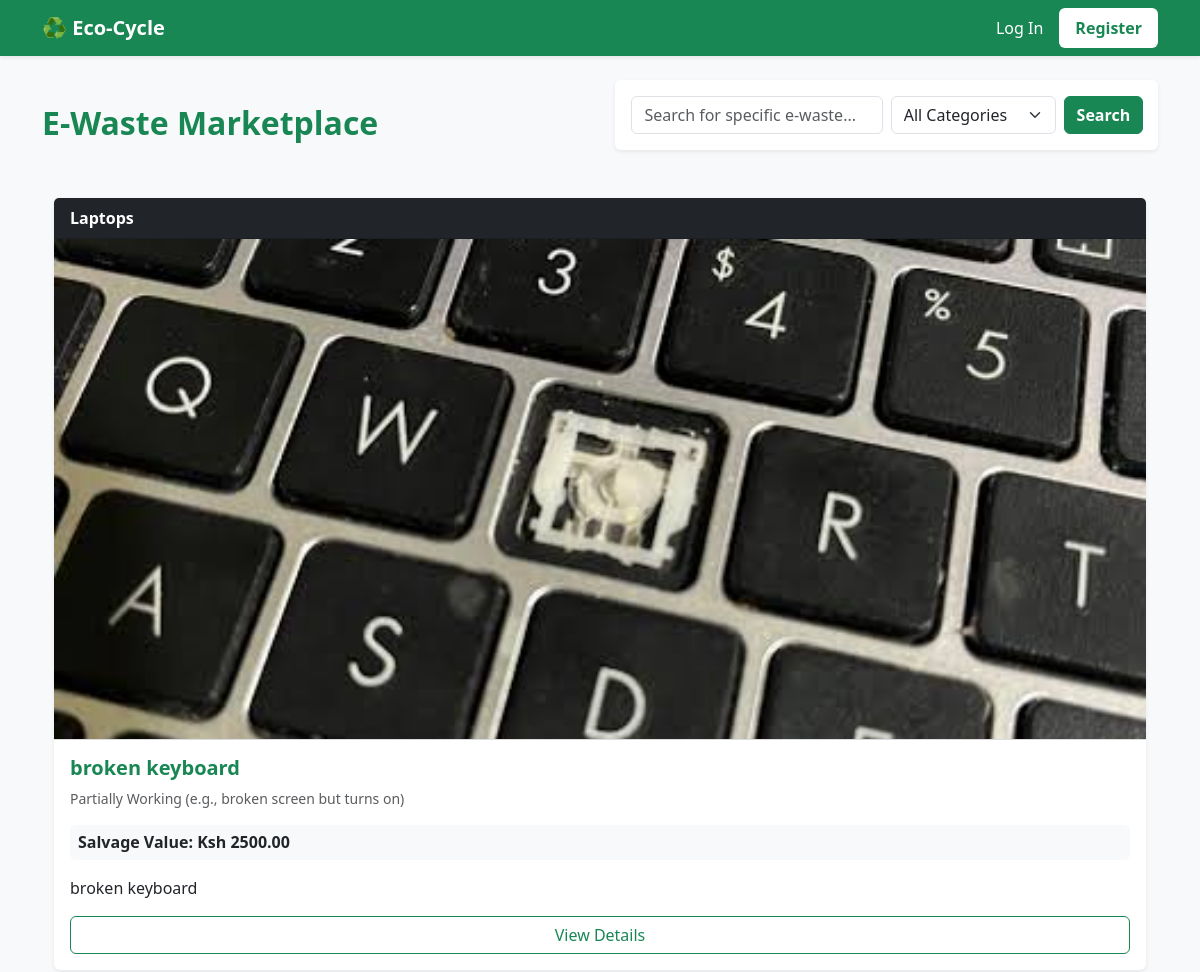
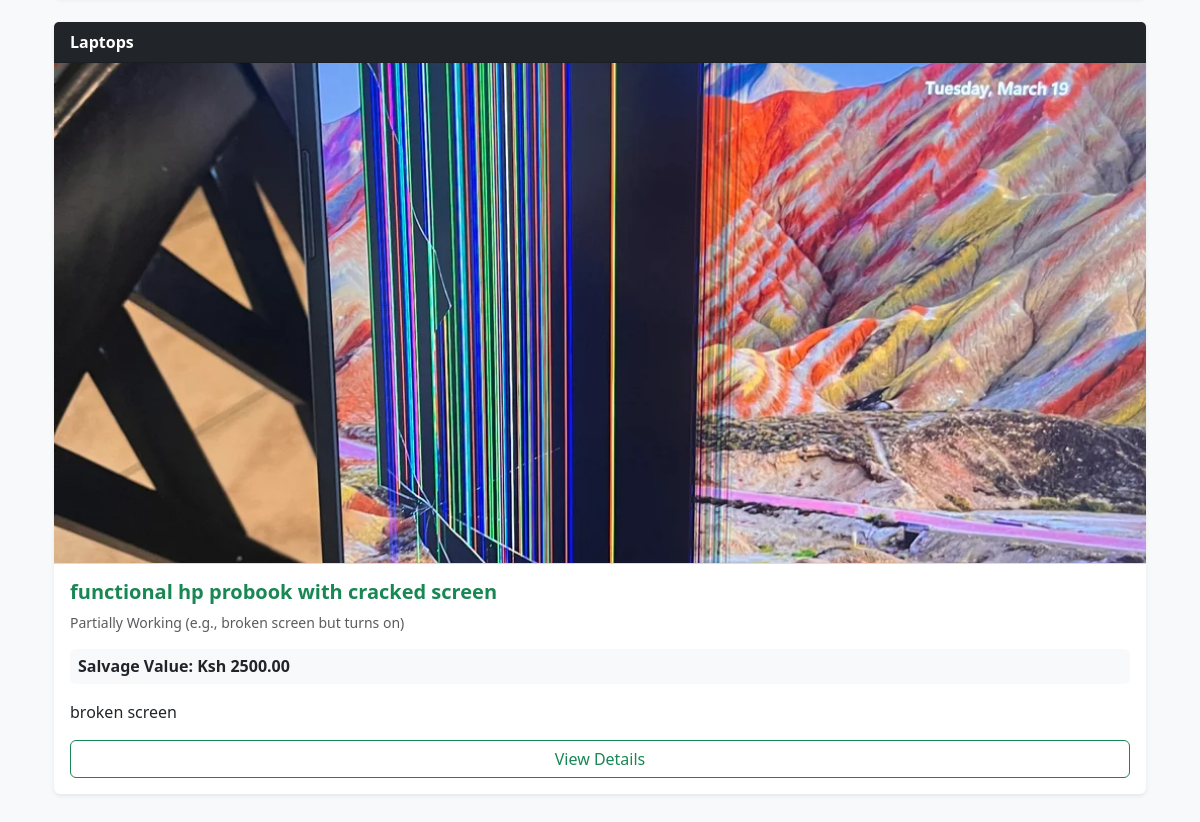
The app's page /marketplace/ with its own data (2 pictures, top to bottom).
### marketplace/models.py (models this page shows, shortened)
class Item(models.Model):
    CONDITION_CHOICES = (
        ('dead', 'Completely Dead / Won\'t Turn On'),
        ('partially_working', 'Partially Working (e.g., broken screen but turns on)'),
        ('working', 'Working but Obsolete'),
    )
    owner = models.ForeignKey(User, on_delete=models.CASCADE, related_name='listed_items')
    category = models.ForeignKey(Category, on_delete=models.SET_NULL, null=True)
    title = models.CharField(max_length=200, help_text="E.g., Broken HP EliteBook Screen")
    description = models.TextField(help_text="Detailed description of the damage and missing parts")
    condition = models.CharField(max_length=20, choices=CONDITION_CHOICES, default='dead')
    image = models.ImageField(upload_to='item_images/', blank=True, null=True)
    estimated_salvage_value = models.DecimalField(max_digits=10, decimal_places=2, null=True, blank=True)
    is_available = models.BooleanField(default=True)
    created_at = models.DateTimeField(auto_now_add=True)
    CONDITION_CHOICES = (
        ('dead', 'Completely Dead / Won\'t Turn On'),
        ('partially_working', 'Partially Working (e.g., broken screen but turns on)'),
        ('working', 'Working but Obsolete'),
    )
    owner = models.ForeignKey(User, on_delete=models.CASCADE, related_name='listed_items')
    category = models.ForeignKey(Category, on_delete=models.SET_NULL, null=True)
    title = models.CharField(max_length=200, help_text="E.g., Broken HP EliteBook Screen")
    description = models.TextField(help_text="Detailed description of the damage and missing parts")
    condition = models.CharField(max_length=20, choices=CONDITION_CHOICES, default='dead')
    estimated_salvage_value = models.DecimalField(max_digits=10, decimal_places=2, null=True, blank=True)
    is_available = models.BooleanField(default=True)
    created_at = models.DateTimeField(auto_now_add=True)
    claimed_by = models.ForeignKey(User, on_delete=models.SET_NULL, null=True, blank=True, related_name='claimed_items')

class Category(models.Model):
    name = models.CharField(max_length=100)
    base_salvage_rate = models.DecimalField(max_digits=10, decimal_places=2, help_text="Base value in KSH")
    class Meta:
        verbose_name_plural = "Categories"

### marketplace/views.py (the view)
# urls.py: path('', views.item_list, name='item_list'),
def item_list(request):
    items = Item.objects.filter(is_available=True).order_by('-created_at')
    categories = Category.objects.all()
    query = request.GET.get('q')
    category_id = request.GET.get('category')
    if query:
        items = items.filter(
            Q(title__icontains=query) | Q(description__icontains=query)
        )
    if category_id:
        items = items.filter(category_id=category_id)
    user_profile = None
    if request.user.is_authenticated:
        try:
            user_profile = request.user.userprofile
        except:
            user_profile = None
    context = {
        'items': items,
        'categories': categories,
        'profile': user_profile,
    }
    return render(request, 'marketplace/item_list.html', context)

### marketplace/Templates/marketplace/item_list.html (shortened to what this page needs)
{% extends 'marketplace/base.html' %}
{% block content %}
<div class="d-flex justify-content-between align-items-center mb-4">
    <h2 class="text-success fw-bold">E-Waste Marketplace</h2>
    <div class="card shadow-sm border-0 mb-4 bg-white">
        <div class="card-body">
            <form method="GET" action="{% url 'item_list' %}" class="row g-2 align-items-center">
                <div class="col-md-6">
                    <input type="text" name="q" class="form-control" placeholder="Search for specific e-waste..." value="{{ request.GET.q }}">
                </div>
                <div class="col-md-4">
                    <select name="category" class="form-select">
                        <option value="">All Categories</option>
                    </select>
                </div>
                <div class="col-md-2 d-grid">
                    <button type="submit" class="btn btn-success fw-bold">Search</button>
                </div>
            </form>
        </div>
    </div>
</div>
<div class="container mt-4">
    {% for item in items %}
    <div class="col-12 mb-4">
        <div class="card h-100 shadow-sm border-0">
            <div class="card-header bg-dark text-white fw-semibold">
                {{ item.category.name }}
            </div>
            {% if item.image %}
              <img src="{{ item.image.url }}" alt="{{ item.title }}" style="width: 100%; height: 500px;  object-fit: cover;">
            {% else %}
              <div style="width: 100%; height: 300px; background-color: #f8f9fa; display: flex; align-items: center; justify-content: center;">
              <span class="text-muted">No Image Available</span>
              </div>
            {% endif %}
              <hr class="m-0 text-secondary opacity-25">
            <div class="card-body">
                <h5 class="card-title text-success fw-bold">{{ item.title }}</h5>
                <p class="card-text text-muted small mb-3">{{ item.get_condition_display }}</p>
                <h6 class="fw-bold bg-light p-2 rounded">Salvage Value: Ksh {{ item.estimated_salvage_value }}</h6>
                <p class="card-text mt-3">{{ item.description }}</p>
                <div class="mt-3 d-grid">
                    <a href="{% url 'item_detail' item.id %}" class="btn btn-outline-success">View Details</a>
                </div>
            </div>
         </div>
    </div>
    {% empty %}
    <div class="col-12 text-center py-5">
        <p class="text-muted fs-5">No items currently available in the marketplace.</p>
    </div>
    {% endfor %}
 </div>
</div>
{% endblock %}

### marketplace/Templates/marketplace/base.html (shortened to what this page needs)
<!DOCTYPE html>
<html lang="en">
<head>
    <link href="https://cdn.jsdelivr.net/npm/bootstrap@5.3.0/dist/css/bootstrap.min.css" rel="stylesheet">
</head>
<body class="bg-light">
    <nav class="navbar navbar-expand-lg navbar-dark bg-success mb-4 shadow-sm">
        <div class="container">
            <a class="navbar-brand fw-bold" href="{% url 'item_list' %}">♻️ Eco-Cycle</a>
            <div class="collapse navbar-collapse d-flex justify-content-end">
                <ul class="navbar-nav align-items-center">
                    {% if user.is_authenticated %}
                        <li class="nav-item me-3">
                            <span class="nav-link text-light">Hello, <strong>{{ user.username }}</strong>!</span>
                        </li>
                        <li class="nav-item me-3">
                            <a class="nav-link text-white fw-bold text-decoration-underline" href="{% url 'dashboard' %}">My Dashboard</a>
                        </li>
                        <li class="nav-item me-3">
                            <a class="nav-link text-success fw-bold bg-white rounded px-3" href="{% url 'add_item' %}">+ List an Item</a>
                        </li>
                        <li class="nav-item">
                            <form method="POST" action="{% url 'logout' %}" class="m-0">
                                {% csrf_token %}
                                <button type="submit" class="btn btn-outline-light btn-sm">Log Out</button>
                            </form>
                        </li>
                    {% else %}
                        <li class="nav-item">
                            <a class="nav-link text-white" href="{% url 'login' %}">Log In</a>
                        </li>
                        <li class="nav-item">
                            <a class="nav-link text-success fw-bold bg-white rounded px-3 ms-2" href="{% url 'register' %}">Register</a>
                        </li>
                    {% endif %}
                </ul>
            </div>
        </div>
    </nav>
    <div class="container mb-5">
        {% block content %}
        {% endblock %}
</body>
</html>

### records on screen
Item: category.name "Laptops", image (picture), title "broken keyboard", condition "Partially Working (e.g., broken screen but turns on)", estimated_salvage_value "2500.00", description "broken keyboard"
Item: category.name "Laptops", image (picture), title "functional hp probook with cracked screen", condition "Partially Working (e.g., broken screen but turns on)", estimated_salvage_value "2500.00", description "broken screen"
